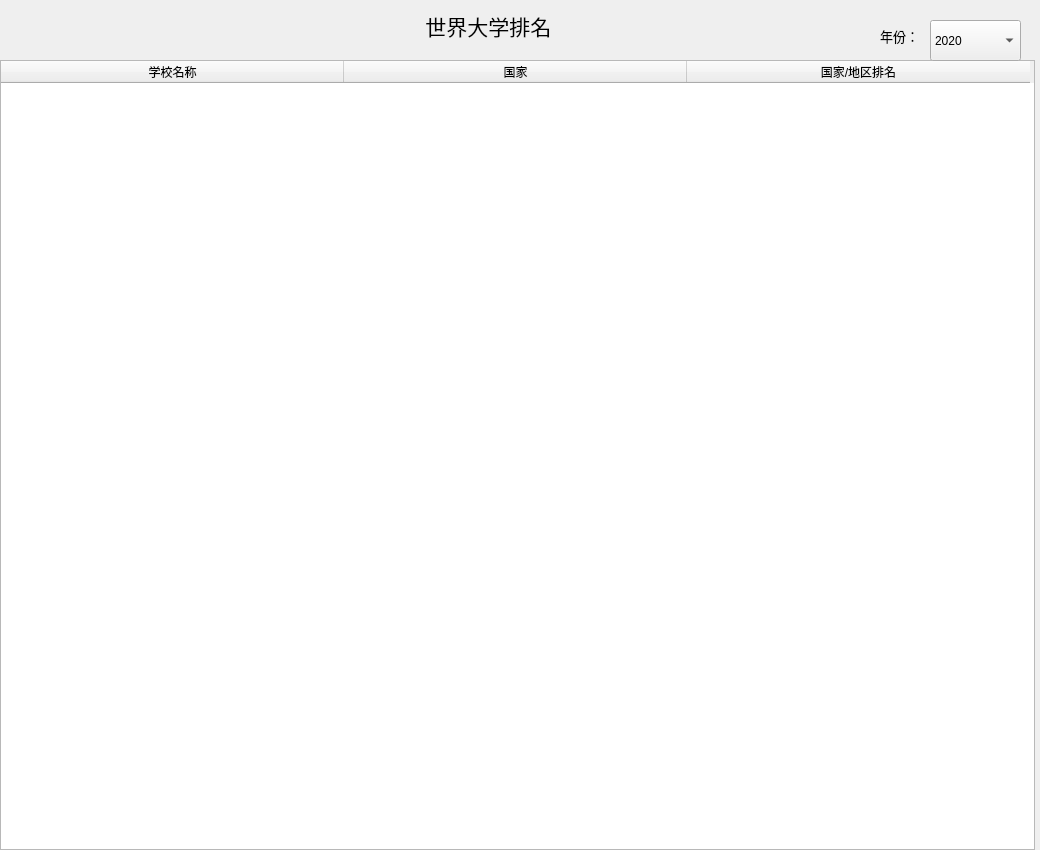
<?xml version="1.0" encoding="UTF-8"?>
<ui version="4.0">
 <class>World_Rank</class>
 <widget class="QWidget" name="World_Rank">
  <property name="geometry">
   <rect>
    <x>0</x>
    <y>0</y>
    <width>1040</width>
    <height>850</height>
   </rect>
  </property>
  <property name="windowTitle">
   <string>世界大学排名</string>
  </property>
  <widget class="QTableWidget" name="tableWidget">
   <property name="geometry">
    <rect>
     <x>0</x>
     <y>60</y>
     <width>1035</width>
     <height>790</height>
    </rect>
   </property>
   <attribute name="horizontalHeaderDefaultSectionSize">
    <number>343</number>
   </attribute>
   <column>
    <property name="text">
     <string>学校名称</string>
    </property>
   </column>
   <column>
    <property name="text">
     <string>国家</string>
    </property>
   </column>
   <column>
    <property name="text">
     <string>国家/地区排名</string>
    </property>
   </column>
  </widget>
  <widget class="QLabel" name="label">
   <property name="geometry">
    <rect>
     <x>420</x>
     <y>0</y>
     <width>191</width>
     <height>51</height>
    </rect>
   </property>
   <property name="font">
    <font>
     <family>微软雅黑</family>
     <pointsize>16</pointsize>
    </font>
   </property>
   <property name="text">
    <string> 世界大学排名</string>
   </property>
  </widget>
  <widget class="QComboBox" name="comboBox">
   <property name="geometry">
    <rect>
     <x>930</x>
     <y>20</y>
     <width>91</width>
     <height>41</height>
    </rect>
   </property>
   <item>
    <property name="text">
     <string>2020</string>
    </property>
   </item>
   <item>
    <property name="text">
     <string>2019</string>
    </property>
   </item>
   <item>
    <property name="text">
     <string>2018</string>
    </property>
   </item>
   <item>
    <property name="text">
     <string>2017</string>
    </property>
   </item>
   <item>
    <property name="text">
     <string>2016</string>
    </property>
   </item>
   <item>
    <property name="text">
     <string>2015</string>
    </property>
   </item>
   <item>
    <property name="text">
     <string>2014</string>
    </property>
   </item>
   <item>
    <property name="text">
     <string>2013</string>
    </property>
   </item>
   <item>
    <property name="text">
     <string>2012</string>
    </property>
   </item>
   <item>
    <property name="text">
     <string>2011</string>
    </property>
   </item>
   <item>
    <property name="text">
     <string>2010</string>
    </property>
   </item>
  </widget>
  <widget class="QLabel" name="label_2">
   <property name="geometry">
    <rect>
     <x>880</x>
     <y>20</y>
     <width>51</width>
     <height>31</height>
    </rect>
   </property>
   <property name="font">
    <font>
     <family>微软雅黑 Light</family>
     <pointsize>10</pointsize>
    </font>
   </property>
   <property name="text">
    <string>年份：</string>
   </property>
  </widget>
 </widget>
 <resources/>
 <connections/>
</ui>
